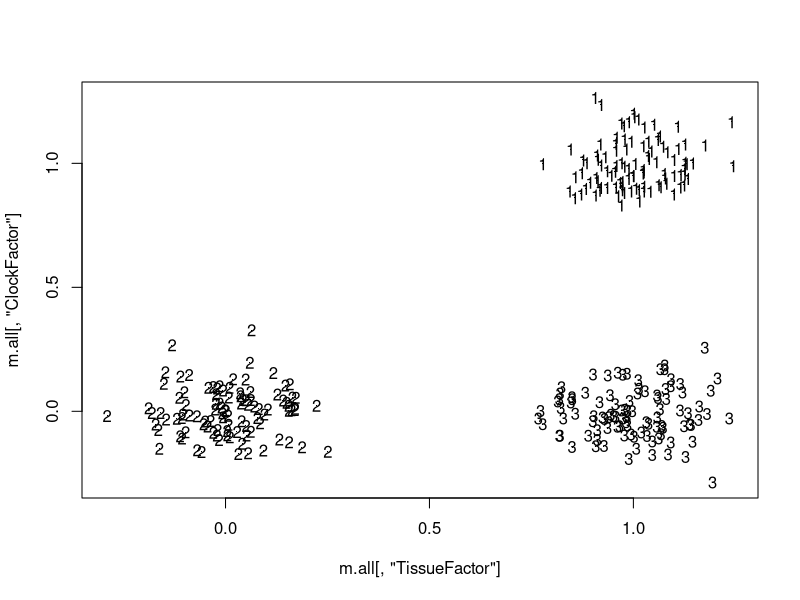
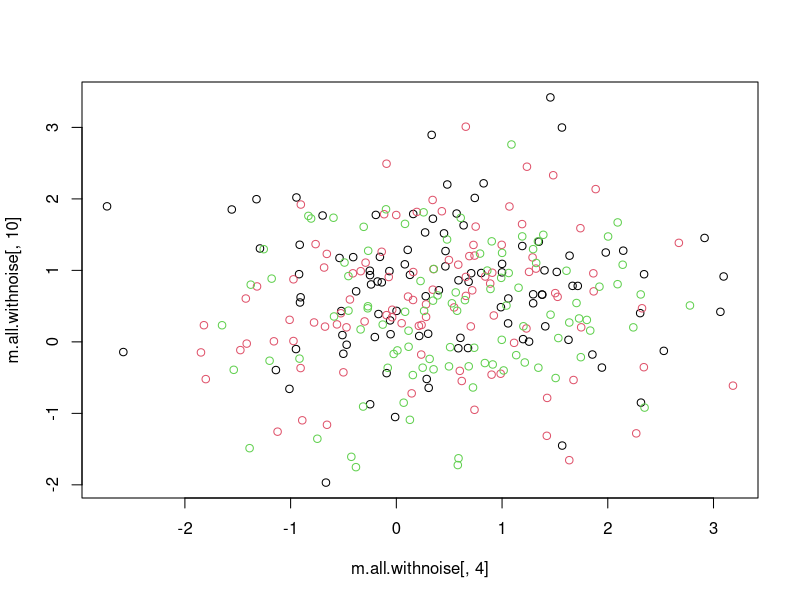
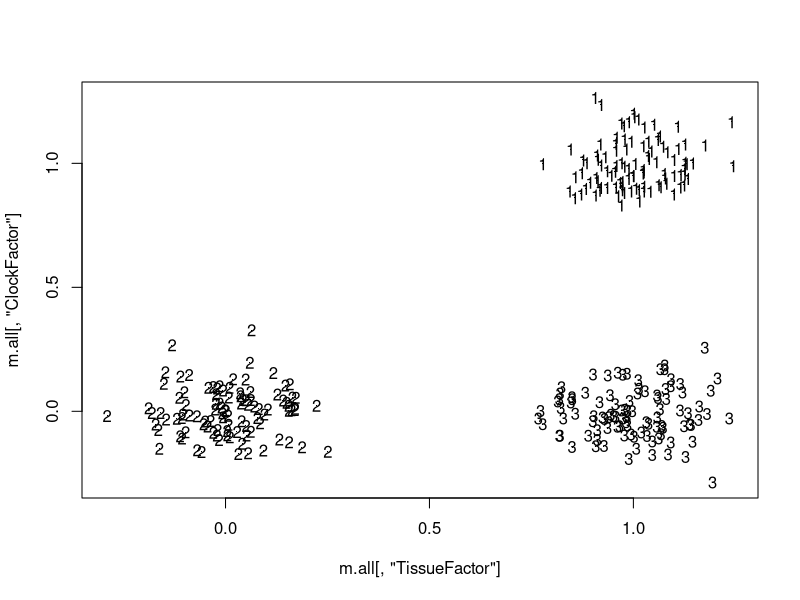

Write R code to recreate these figures, in order. (Note: this script raises an error after producing the figures.)
# toy example for LDA
# two motifs are important, the rest are noise
set.seed(0)

n.motifs <- 190

nsamps <- 100
mean1 <- 0
mean2 <- 1
sd.all <- 0.1
sd.noise <- 1
m1 <- matrix(data = c(rnorm(nsamps, mean = mean2, sd = sd.all), rnorm(nsamps, mean = mean2, sd = sd.all)), nrow = nsamps, ncol = 2)
m2 <- matrix(data = c(rnorm(nsamps, mean = mean1, sd = sd.all), rnorm(nsamps, mean = mean1, sd = sd.all)), nrow = nsamps, ncol = 2)
m3 <- matrix(data = c(rnorm(nsamps, mean = mean2, sd = sd.all), rnorm(nsamps, mean = mean1, sd = sd.all)), nrow = nsamps, ncol = 2)

m.all <- rbind(m1, m2, m3)
labs <- c(rep(1, nrow(m1)), rep(2, nrow(m2)), rep(3, nrow(m3)))
colnames(m.all) <- c("TissueFactor", "ClockFactor")

plot(m.all[, "TissueFactor"], m.all[, "ClockFactor"], pch = ".")
text(m.all[, "TissueFactor"], m.all[, "ClockFactor"], labels = labs)

m.noise <- matrix(NA, nrow = nrow(m.all), ncol = n.motifs - ncol(m.all))

mean.noise <- 0.5
sd.noise <- 1
for (i in seq(ncol(m.noise))){
  m.noise[, i] <- matrix(data = rnorm(n = nrow(m.all), mean = mean.noise, sd = sd.noise))
}

colnames(m.noise) <- paste("NoiseFactor", seq(ncol(m.noise)), sep = "_")

m.all.withnoise <- cbind(m.all, m.noise)

plot(m.all.withnoise[, 4], m.all.withnoise[, 10], col = labs)
plot(m.all[, "TissueFactor"], m.all[, "ClockFactor"], pch = ".")
text(m.all[, "TissueFactor"], m.all[, "ClockFactor"], labels = labs)


# Do pLDA -----------------------------------------------------------------

m.out3 <- PenalizedLDA(m.all.withnoise, labs, lambda = 0.01, K = 2, standardized = FALSE)

PlotLdaOut(m.out3)

print(qplot(m.out3$xproj[, 1], m.out3$xproj[, 2], colour = as.factor(labs), geom = "point", alpha = I(1)) + ggtitle("2D plot single factors"))

PlotLdaOut(m.out3, jdim = 1, jtitle = "Discrim 1: single factors")
PlotLdaOut(m.out3, jdim = 2, jtitle = "Discrim 2: single factors")

PlotLdaOut2D(m.out3, jcex = 0.5)

print(length(m.out3))


# Do cross products -------------------------------------------------------

# do crosses
m.all.withnoise.crosses <- CrossProduct(as.data.frame(m.all.withnoise), remove.duplicates = TRUE)
dim(m.all.withnoise.cross.all)
# add single factors
m.all.withnoise.cross.all <- cbind(m.all.withnoise, m.all.withnoise.crosses)
# remove columns with 0 variance 
m.all.withnoise.cross.all[which(colSums(m.all.withnoise.cross.all) == 0)] <- list(NULL)

labs.3to2 <- labs; labs.3to2[which(labs.3to2 == 3)] <- 2

# jlambda <- 0.029  # kidliv
jlambda <- 0.015  # liv only
out.cross <- PenalizedLDA(m.all.withnoise.cross.all, labs.3to2, lambda = jlambda, K = 1, standardized = FALSE)
m <- SortLda(out.cross)
print(length(m))
BoxplotLdaOut(out.cross, jtitle = "Cross product separation")
PlotLdaOut(out.cross, take.n = 50, from.bottom = TRUE, jtitle = paste0("Cross product loadings (from bottom). Dist:", distfilt, "\nN FG peaks:", length(unique(mat.fg$peak)), "\nN BG peaks:", length(unique(mat.bgnonliver$peak))))
PlotLdaOut(out.cross, take.n = 50, from.bottom = FALSE, jtitle = paste0("Cross product loadings (from top). Dist:", distfilt, "\nN FG peaks:", length(unique(mat.fg$peak)), "\nN BG peaks:", length(unique(mat.bgnonliver$peak))))


# Show that a single dimension can separate -------------------------------

plot(m.all.withnoise.cross.all[, "TissueFactor;ClockFactor"], m.all.withnoise.cross.all[, "NoiseFactor_3"], pch = ".")
text(m.all.withnoise.cross.all[, "TissueFactor;ClockFactor"], m.all.withnoise.cross.all[, "NoiseFactor_3"], labels = labs)

plot(m.all.withnoise.cross.all[, "TissueFactor"], m.all.withnoise.cross.all[, "NoiseFactor_3"], pch = ".")
text(m.all.withnoise.cross.all[, "TissueFactor"], m.all.withnoise.cross.all[, "NoiseFactor_3"], labels = labs)

plot(m.all.withnoise.cross.all[, "ClockFactor"], m.all.withnoise.cross.all[, "NoiseFactor_3"], pch = ".")
text(m.all.withnoise.cross.all[, "ClockFactor"], m.all.withnoise.cross.all[, "NoiseFactor_3"], labels = labs)

# Do cross product on rhyth and liver only --------------------------------

mat.clockfactor <- subset(as.data.frame(m.all.withnoise), select = "ClockFactor")
mat.tissfactor <- subset(as.data.frame(m.all.withnoise), select = "TissueFactor")
mat.tissclock <- CrossProductTwoSets(mat.clockfactor, mat.tissfactor)
out.cross <- PenalizedLDA(cbind(m.all.withnoise, mat.tissclock), labs.3to2, lambda = jlambda, K = 1, standardized = FALSE)
m <- SortLda(out.cross)
print(length(m))
BoxplotLdaOut(out.cross, jtitle = "Cross product separation")
PlotLdaOut(out.cross, take.n = 50, from.bottom = TRUE, jtitle = paste0("Cross product loadings (from bottom). Dist:", distfilt, "\nN FG peaks:", length(unique(mat.fg$peak)), "\nN BG peaks:", length(unique(mat.bgnonliver$peak))))
PlotLdaOut(out.cross, take.n = 50, from.bottom = FALSE, jtitle = paste0("Cross product loadings (from top). Dist:", distfilt, "\nN FG peaks:", length(unique(mat.fg$peak)), "\nN BG peaks:", length(unique(mat.bgnonliver$peak))))
